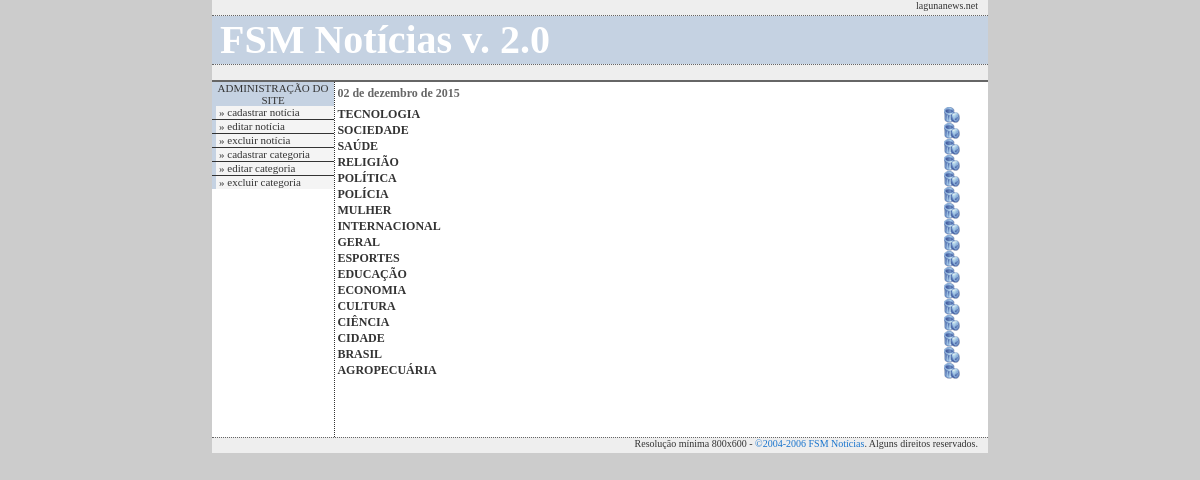
/adm/exc_categoria.php, run on the app's committed database.
### tables this page shows
CREATE TABLE categoria (
   id int(11) NOT NULL auto_increment,
   categoria char(100) NOT NULL,
   PRIMARY KEY  (`id`)
   )TYPE=MyISAM;

### include/data_hora.php (called while the page is built, shortened)
<?
$fuso = 2;
$fator = "-";
$mesnome[1] = "janeiro";
$mesnome[2] = "fevereiro";
$mesnome[3] = "março";
$mesnome[4] = "abril";
$mesnome[5] = "maio";
$mesnome[6] = "junho";
$mesnome[7] = "julho";
$mesnome[8] = "agosto";
$mesnome[9] = "setembro";
$mesnome[10] = "outubro";
$mesnome[11] = "novembro";
$mesnome[12] = "dezembro";
$timeadjust = ($fuso * 60 * 60);
if ($fator == "-"){
$ano = date("Y",time() - $timeadjust);
$dia = date("d",time() - $timeadjust);
$mes = date ("n",time() - $timeadjust);
}
$data = ''.$dia.' de '.$mesnome[$mes].' de '.$ano.'';
?>

### adm/exc_categoria.php (the view, shortened to what this page needs)
<? include ("../include/topo_adm.php"); ?>
<table width="100%" border="0" cellspacing="0" cellpadding="0">
<?php
$busca = "SELECT * FROM categoria";
$total_reg = "35";
if (!$pagina) {
    $pc = "1";
} else {
    $pc = $pagina;
}
$inicio = $pc - 1;
$inicio = $inicio * $total_reg;
$limite = mysql_query("$busca ORDER BY id DESC LIMIT $inicio,$total_reg");
$todos = mysql_query("$busca");
$tr = mysql_num_rows($todos);
$tp = $tr / $total_reg;
?>
<tr><td align="left" colspan="2" style="padding-left: 0.2em; padding-bottom: 0.5em; padding-top: 0.3em" class="preto">
<? echo "$data"; ?>
</td></tr>
<?
while ($dados = mysql_fetch_array($limite)) {
$id = $dados["id"];
$categoria = $dados["categoria"];
echo "<tr style='padding-top: 0.3em'>
         <td width='89%'><a href='../exibir.php?noticia=$id' class='preto' style='padding-left: 0.2em'>$categoria</a></td>
         <td width='11%' align='center' valign='middle'><a href='excluir_cat.php?noticia=$id' style='padding-top: 0.3em'><img src='../img/excluir.png' width='16' height='16' border='0' title='EXCLUIR CATEGORIA' alt='EXCLUIR CATEGORIA'></a></td>
         </tr>";
}
$anterior = $pc -1;
$proximo = $pc +1;
echo "<tr><td colspan='3' align='center' style='padding-left: 0.2em; padding-top: 1.5em; padding-bottom: 1em'>";
if ($pc > 1) {
echo "<a href='?pagina=$anterior' class='categoria'>&#171; Anterior</a> ";
}else{
echo "<font class='categoria' style='color: #FFFFFF'>&#171; Anterior&nbsp;</font>";
}
if ($pc < $tp) {
echo "&nbsp;<a href='?pagina=$proximo' class='categoria'>Próxima &#187;</a>";
}else{
echo "&nbsp;<font class='categoria' style='color: #FFFFFF'>Próxima &#187;</font>";
}
?>
</td></tr>
</table>
<? include ("../include/base.php"); ?>

### include/estilo.css (style rules this page uses)
body { margin:0; padding:0; text-align:center; background:#ccc; font-family: 'Trebuchet MS' }
#topo a, a:link { color:#333; text-decoration: none; }
#nave a, a:link { color:#333; text-decoration: none; }
#lista a, a:link { color:#333; text-decoration: none; }
#div_foto a, a:link { color:#333; text-decoration: none; }
#titulo a, a:link { color:#333; text-decoration: none; }
#l_texto a, a:link { color:#333; text-decoration: none; }
.preto { font-size:12px; font-weight:bold; color:#666; text-decoration:none; text-align:left; }

### data on the page
categoria: categoria "TECNOLOGIA"
categoria: categoria "SOCIEDADE"
categoria: categoria "SAÚDE"
categoria: categoria "RELIGIÃO"
categoria: categoria "POLÍTICA"
categoria: categoria "POLÍCIA"
categoria: categoria "MULHER"
categoria: categoria "INTERNACIONAL"
categoria: categoria "GERAL"
categoria: categoria "ESPORTES"
categoria: categoria "EDUCAÇÃO"
categoria: categoria "ECONOMIA"
categoria: categoria "CULTURA"
categoria: categoria "CIÊNCIA"
categoria: categoria "CIDADE"
categoria: categoria "BRASIL"
categoria: categoria "AGROPECUÁRIA"

### other printed values
$data "02 de dezembro de 2015"
